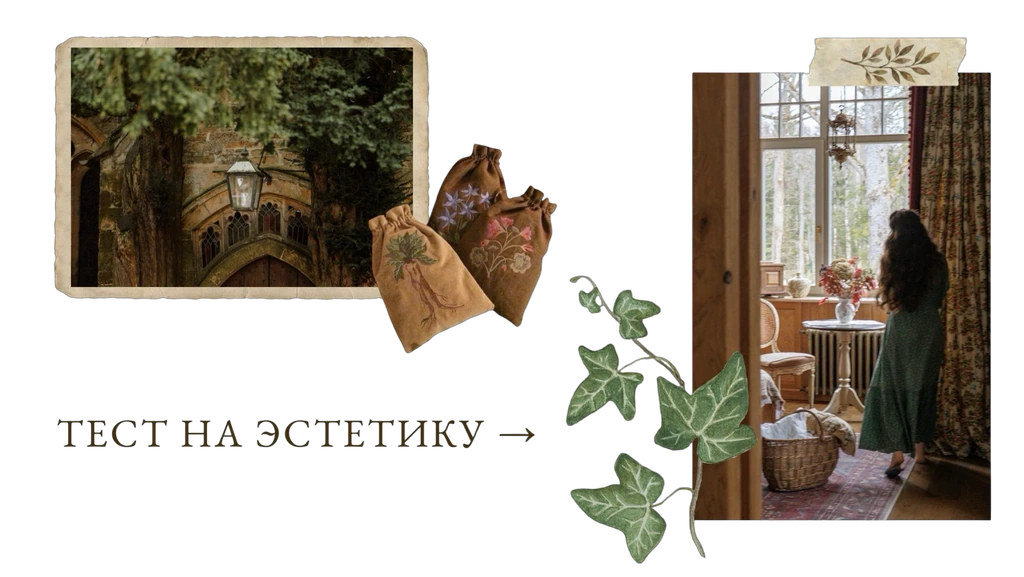
#> input picture .tmp-yandex-promo/app-paper.jpg, 1024 x 577 px
$ python promo-bake-paper.py
#> lines starting #> are read from the running program, lines starting #| are printed output that depends on the picture
#!/usr/bin/env python3
"""Composite transparent promo PNGs onto the same paper texture as the home screen."""
from __future__ import annotations

from pathlib import Path

import requests
from PIL import Image, ImageOps

ROOT = Path(__file__).resolve().parents[1]
PROMO = ROOT / "assets" / "images" / "home" / "promo"
PAPER_URL = "https://s3.twcstorage.ru/daryadarcy-s3/app-assets/manus/d0db18ed8f2e-MasrlKbgCBdeyOhE.jpg"
TARGET = (1024, 577)

PAIRS = [
    ("promo-club.png", "promo-club-paper.webp"),
    ("promo-quiz.png", "promo-quiz-paper.webp"),
    ("promo-feed.png", "promo-feed-paper.webp"),
]


def load_paper() -> Image.Image:
    cache = ROOT / ".tmp-yandex-promo" / "app-paper.jpg"
    if not cache.exists():
        cache.parent.mkdir(parents=True, exist_ok=True)
        cache.write_bytes(requests.get(PAPER_URL, timeout=60).content)
    return ImageOps.fit(Image.open(cache).convert("RGB"), TARGET, method=Image.Resampling.LANCZOS)
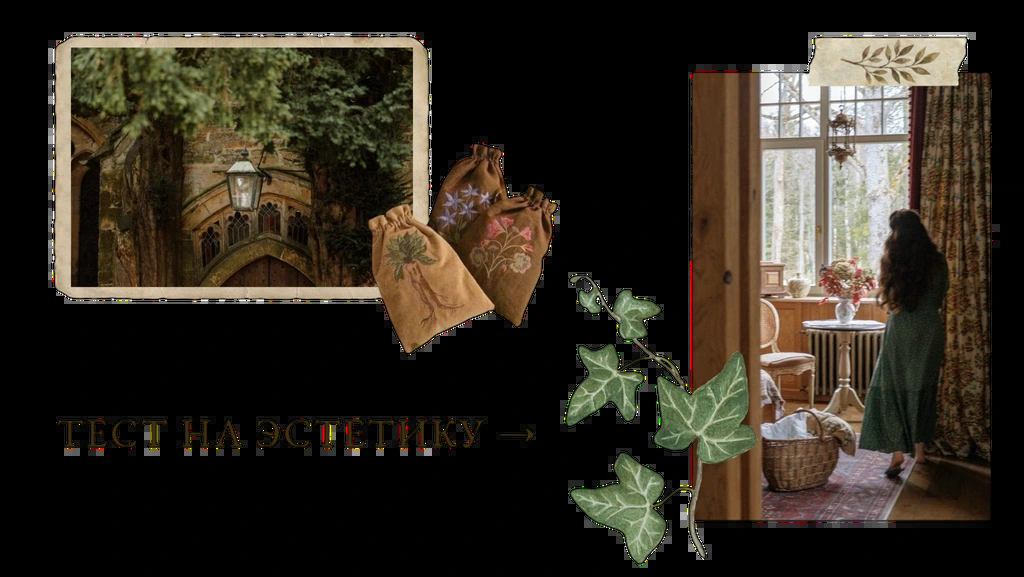
#> returned value: PIL image 1024x577 RGB; mean R, G, B 49.3, 42.9, 32.9


def bake(src_name: str, dst_name: str, paper: Image.Image) -> None:
#> called with src_name = 'promo-club.png', dst_name = 'promo-club-paper.webp'
    src = PROMO / src_name
    if not src.exists():
        raise SystemExit(f"Missing {src}")
    overlay = Image.open(src).convert("RGBA")
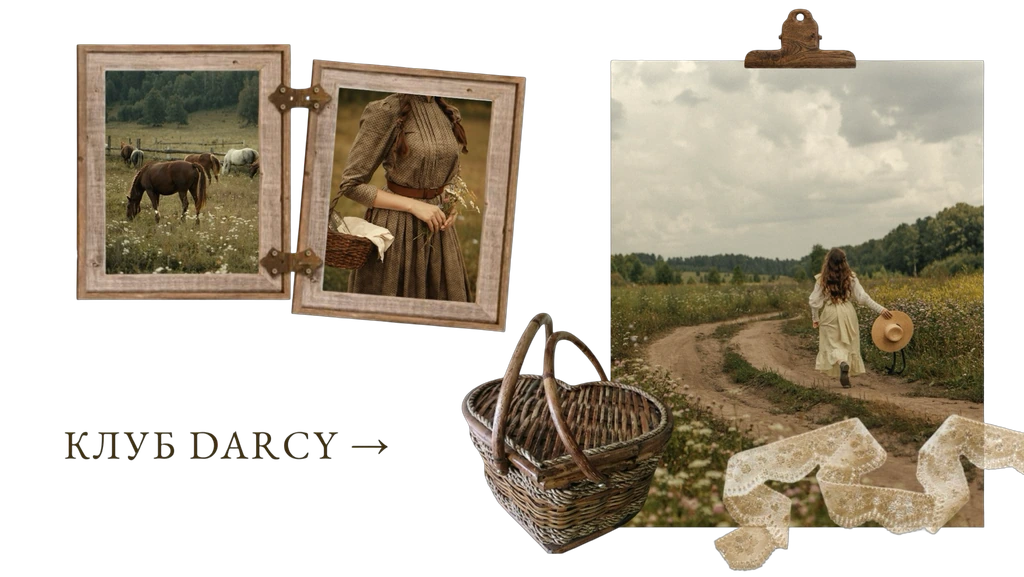
#> input picture assets/images/home/promo/promo-club.webp, 1024 x 577 px, given in place of promo-club.png, which was not available
#> overlay is the input picture: PIL image 1024x577 RGBA; mean R, G, B, A 76.2, 67.6, 53.1, 135.7
    if overlay.size != TARGET:
        overlay = overlay.resize(TARGET, Image.Resampling.LANCZOS)
    out = paper.copy()
    out.paste(overlay, (0, 0), overlay)
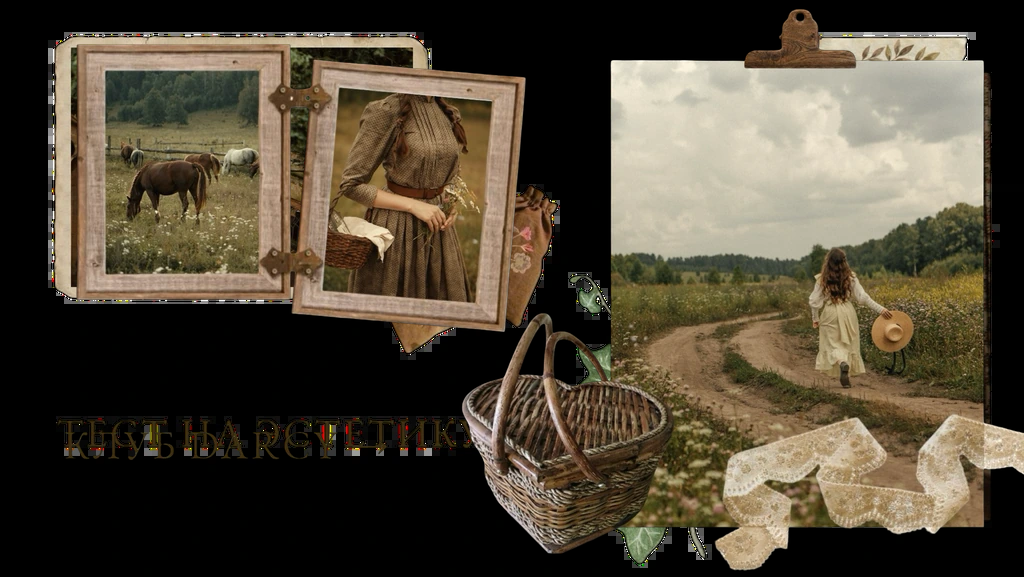
#> out: PIL image 1024x577 RGB; mean R, G, B 80.3, 71.2, 55.7
    dst = PROMO / dst_name
    out.save(dst, "WEBP", quality=90, method=6)
    print(f"OK {dst_name} ({out.size[0]}x{out.size[1]})")
#| OK promo-club-paper.webp (1024x577)


def main() -> None:
    paper = load_paper()
    for src, dst in PAIRS:
        bake(src, dst, paper)
#> pass 2 of the loop in main, `for src, dst in PAIRS:`:
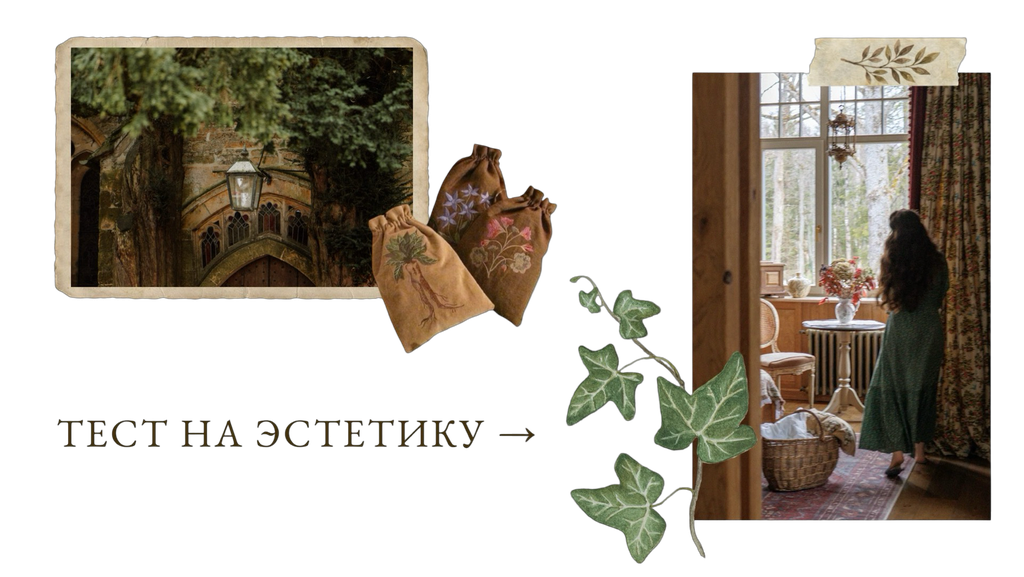
#> input picture assets/images/home/promo/promo-quiz.png, 1024 x 577 px
#> in bake, overlay is the input picture: PIL image 1024x577 RGBA; mean R, G, B, A 46.8, 40.6, 30.6, 116.5
#> in bake (call 2), `out.paste(overlay, (0, 0), overlay)`:
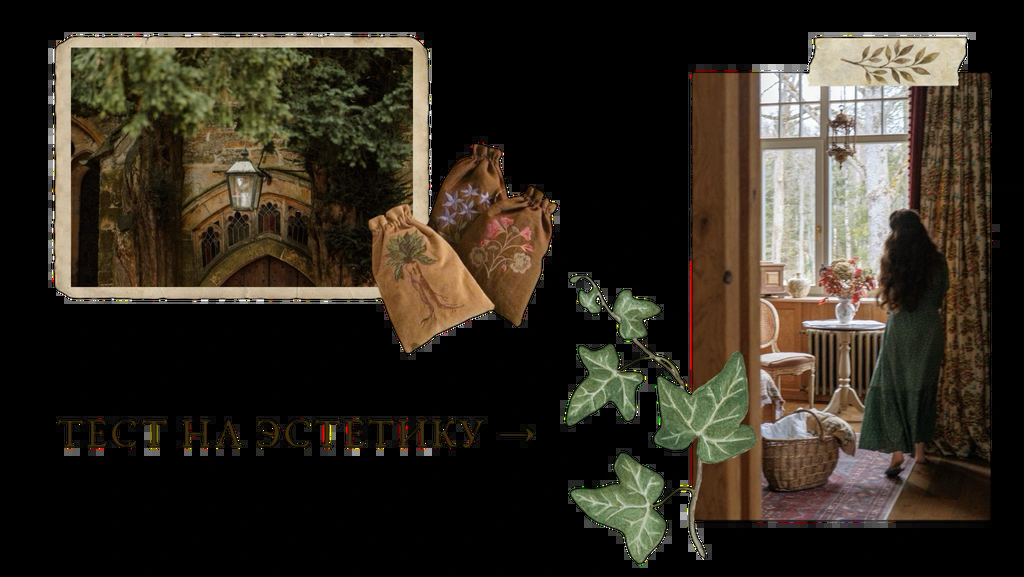
#> out: PIL image 1024x577 RGB; mean R, G, B 49.3, 42.9, 32.8
#| OK promo-quiz-paper.webp (1024x577)


if __name__ == "__main__":
    main()
